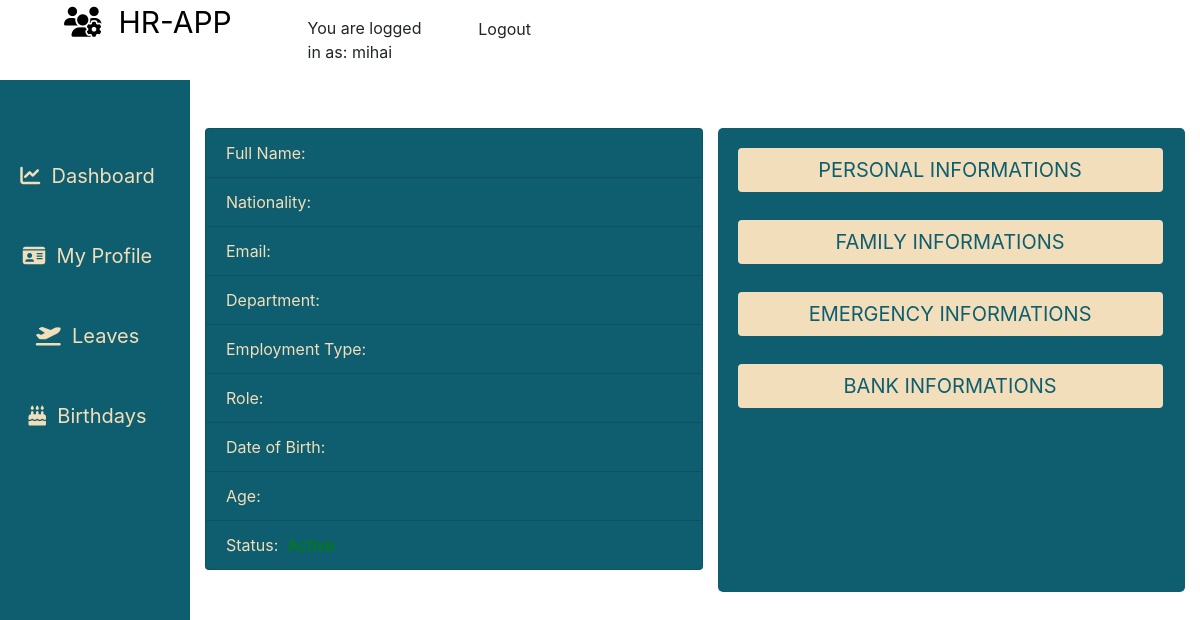
The page /employees/user-profile/ (signed in) on the database as committed earlier.
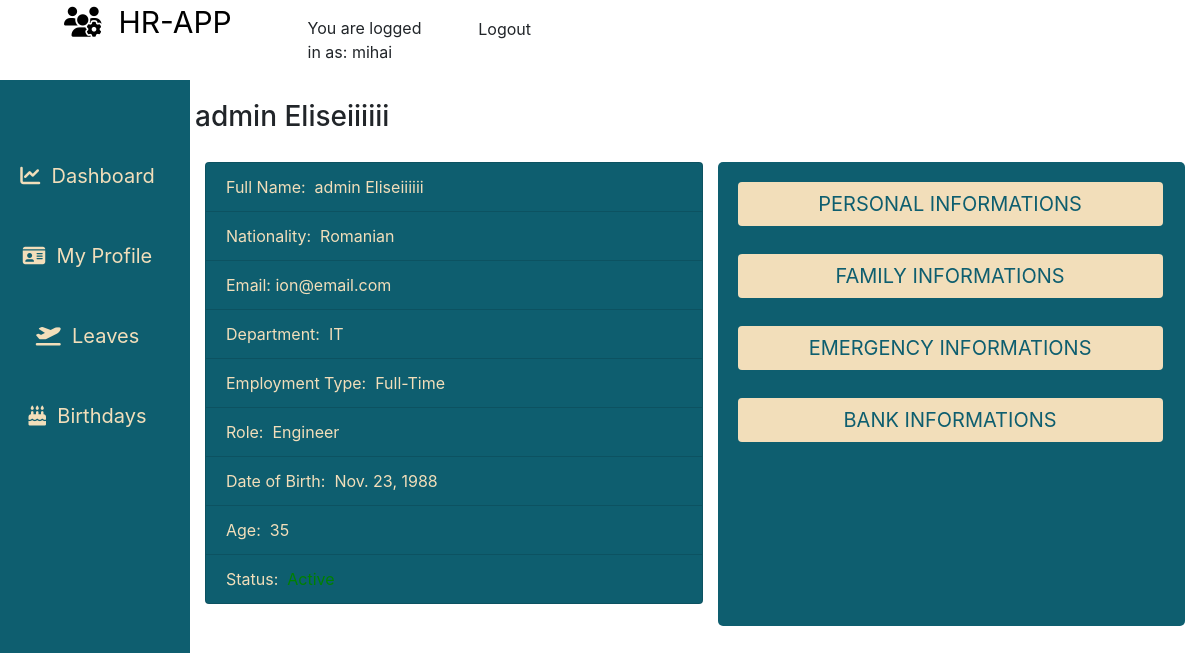
The same page on the database as committed later.
### employees/models.py (models this page shows, shortened)
class Employee(models.Model):
    MALE = 'male'
    FEMALE = 'female'
    GENDER = (
    (MALE, 'Male'),
    (FEMALE, 'Female'),
    )
    MR = 'Mr'
    MRS = 'Mrs'
    MSS = 'Mss'
    DR = 'Dr'
    SIR = 'Sir'
    MADAM = 'Madam'
    TITLE = (
    (MR, 'Mr'),
    (MRS, 'Mrs'),
    (MSS, 'Mss'),
    (DR, 'Dr'),
    (SIR, 'Sir'),
    (MADAM, 'Madam'),
    )
    FULL_TIME = 'Full-Time'
    PART_TIME = 'Part-Time'
    CONTRACT = 'Contract'
    INTERN = 'Intern'
    EMPLOYEETYPE = (
    (FULL_TIME, 'Full-Time'),
    (PART_TIME, 'Part-Time'),
    (CONTRACT, 'Contract'),
    (INTERN, 'Intern'),
    )
    MASTERS = 'Masters Degree'
    BACHELOR = 'Bachelor Degree'
    ADVANCED = 'Craft / Higher Certificate'
    LEAVING = 'Leaving Certificate'
    JUNIOR = 'Junior Certificate'
    OTHER = 'Other'
    EDUCATIONAL_LEVEL = (
    (MASTERS, 'Masters Degree'),
    (BACHELOR, 'Bachelor Degree'),
    (ADVANCED, 'Craft / Higher Certificate'),
    (LEAVING, 'Leaving Certificate'),
    (JUNIOR, 'Junior Certificate'),
    (OTHER, 'Other'),
    )
    id = models.CharField(_('Employee ID Number'), max_length=10, null=False, blank=False, primary_key=True)
    user = models.ForeignKey(User, on_delete=models.CASCADE, default=None)
    title = models.CharField(_('Title'), max_length=5, default=MR, choices=TITLE, blank=False, null=False)
    firstname = models.CharField(_('First Name'), max_length=125, null=False, blank=False)
    lastname = models.CharField(_('Last Name'), max_length=125, null=False, blank=False)
    othername = models.CharField(_('Other Name (optional)'), max_length=125, null=True, blank=True)
    sex = models.CharField(_('Gender'), max_length=9, choices=GENDER, blank=False)
    email = models.CharField(_('Email'), max_length=255, default=None, blank=False, null=False)
    tel = PhoneNumberField(null=False, blank=False, verbose_name='Phone Number', help_text= 'Enter number with Country Code Eg. +353000000000')
    birthday = models.DateField(_('Birthday'),blank=False,null=False)
    nationality = models.ForeignKey(Nationality, verbose_name=_('Nationality'), on_delete=models.SET_NULL, null=True, default=None)
    address = models.CharField(_('Address'), help_text='address of current residence', max_length=125, null=True, blank=True)
    education = models.CharField(_('Education'),help_text='Highest educational level', max_length=26, choices=EDUCATIONAL_LEVEL, blank=False, null=True)
    lastwork = models.CharField(_('Last Place of Work'), help_text='Where was the last place you worked ?', max_length=125, null=True, blank=True)
    position = models.CharField(_('Position Held'),help_text='What position where you in your last place of work ?', max_length=255, null=True, blank=True)
    department = models.ForeignKey(Department, verbose_name =_('Department'), on_delete=models.SET_NULL, null=True, default=None)
    role = models.ForeignKey(Role, verbose_name=_('Role'), on_delete=models.SET_NULL, null=True, default=None)
    startdate = models.DateField(_('Employement Date'), help_text='date of employement', blank=False, null=True)
    employeetype = models.CharField(_('Employee Type'), max_length=15, default=FULL_TIME, choices=EMPLOYEETYPE, blank=False, null=True)
    dateissued = models.DateField(_('Date Issued'), help_text='date staff id was issued', blank=False, null=True)
    created = models.DateTimeField(verbose_name=_('Created'), auto_now_add=True, null=True)
    is_blocked = models.BooleanField(_('Is Blocked'),help_text='button to toggle employee block and unblock',default=False)
    is_deleted = models.BooleanField(_('Is Deleted'),help_text='button to toggle employee deleted and undelete',default=False)
    class Meta:
        verbose_name = _('Employee')
        verbose_name_plural = _('Employees')
        ordering = ['-created']
    @property
    def get_full_name(self):
        fullname = ''
        firstname = self.firstname
        lastname = self.lastname
        othername = self.othername
        if (firstname and lastname) or othername is None:
            fullname = firstname + ' ' + lastname
            return fullname
        elif othername:
            fullname = firstname + ' ' + lastname + ' ' + othername
            return fullname
        return
    @property
    def get_age(self):
        current_year = datetime.date.today().year
        dateofbirth_year = self.birthday.year
        if dateofbirth_year:
            return current_year - dateofbirth_year
        return

class Nationality(models.Model):
    name = models.CharField(max_length=125)
    created = models.DateTimeField(verbose_name=_('Created'), auto_now_add=True)
    updated = models.DateTimeField(verbose_name=_('Updated'), auto_now=True)
    class Meta:
        verbose_name = _('Nationality')
        verbose_name_plural = _('Nationality')
        ordering = ['name', 'created']
    def __str__(self):
        return self.name

class Department(models.Model):
    name = models.CharField(max_length=125)
    description = models.CharField(max_length=125, null=True, blank=True)
    created = models.DateTimeField(verbose_name=_('Created'), auto_now_add=True)
    updated = models.DateTimeField(verbose_name=_('Updated'), auto_now=True)
    class Meta:
        verbose_name = _('Department')
        verbose_name_plural = _('Departments')
        ordering = ['name', 'created']
    def __str__(self):
        return self.name

class Role(models.Model):
    name = models.CharField(max_length=125)
    description = models.CharField(max_length=125, null=True, blank=True)
    created = models.DateTimeField(verbose_name=_('Created'), auto_now_add=True)
    updated = models.DateTimeField(verbose_name=_('Updated'), auto_now=True)
    class Meta:
        verbose_name = _('Role')
        verbose_name_plural = _('Roles')
        ordering = ['name', 'created']
    def __str__(self):
        return self.name

### employees/views.py (the view)
# urls.py: path('user-profile/', views.user_profile, name='userprofile'),
def user_profile(request):
	user = request.user
	if user.is_authenticated:
		employee = Employee.objects.filter(user = user).first()
		emergency = Emergency.objects.filter(employee = employee).first()
		relationship = Relationship.objects.filter(employee = employee).first()
		bank = Bank.objects.filter(employee = employee).first()
		dataset = dict()
		dataset['employee'] = employee
		dataset['emergency'] = emergency
		dataset['family'] = relationship
		dataset['bank'] = bank
		return render(request,'employees/user_profile.html',dataset)
	return HttpResponse("Sorry, you are not authorized to access this!")

### employees/templates/employees/user_profile.html (shortened to what this page needs)
{% extends "base.html" %}
{% load static %}
{% load crispy_forms_tags %}
{% block content %}
<div class="container-fluid">
    <div class="row flex-nowrap mt-0">
        <div class="col-auto col-md-2 col-xl-2 px-sm-2 px-0 teal-color beige-color">
            <div class="d-flex flex-column align-items-center align-items-sm-start px-3 pt-2 min-vh-100">
                <ul class="nav nav-pills flex-column mb-sm-auto mt-5 align-items-center align-items-sm-right" id="menu"
                    style="width: 100%;">
                    <li class="nav-item sidebar-item">
                        <a href="{% url 'home' %}" class="nav-link align-middle px-0">
                            <i class="fas fa-chart-line"></i><span class="ms-1 d-none d-sm-inline">&nbsp;
                                Dashboard</span>
                        </a>
                    </li>
                    <li class="nav-item sidebar-item">
                        <a href="{% url 'userprofile' %}" class="nav-link align-middle px-0">
                            <i class="fas fa-id-card"></i><span class="ms-1 d-none d-sm-inline">&nbsp; My Profile</span>
                        </a>
                    </li>
                    <li class="nav-item sidebar-item">
                        <a href="#" class="nav-link align-middle px-0">
                            <i class="fas fa-plane-departure"></i><span class="ms-1 d-none d-sm-inline">&nbsp;
                                Leaves</span>
                        </a>
                    </li>
                    <li class="nav-item sidebar-item">
                        <a href="#" class="nav-link align-middle px-0">
                            <i class="fas fa-birthday-cake"></i><span class="ms-1 d-none d-sm-inline">&nbsp;
                                Birthdays</span>
                        </a>
                    </li>
                </ul>
            </div>
        </div>
        <div class="col-10">
            <div class="row">
                <div class="row">
                    <div class="text-center" style="padding: 20px;">
                        <h3>
                            <span class="table-title">{{ employee.get_full_name }}</span>
                        </h3>
                    </div>
                </div>
            </div>
            <div class="container">
                <div class="row scroll-form">
                    <div class="col-md-6 col-sm-6" style="margin: 0; padding: 0;">
                        <div class="text-centered">
                            <ul class="list-group text-medium">
                                <li class="list-group-item teal-color beige-color profile-list">
                                    <span>Full Name:</span>&nbsp;&nbsp;{{ employee.get_full_name }}
                                </li>
                                <li class="list-group-item  teal-color beige-color profile-list">
                                    <span>Nationality:</span>&nbsp;&nbsp;{{ employee.nationality}}
                                </li>
                                <li class="list-group-item  teal-color beige-color profile-list">
                                    <span>Email:</span>&nbsp;{{ employee.email}}
                                </li>
                                <li class="list-group-item  teal-color beige-color profile-list ">
                                    <span>Department:</span>&nbsp;&nbsp;{{ employee.department}}
                                </li>
                                <li class="list-group-item  teal-color beige-color profile-list">
                                    <span>Employment Type:</span>&nbsp;&nbsp;{{ employee.employeetype}}
                                </li>
                                <li class="list-group-item  teal-color beige-color profile-list">
                                    <span>Role:</span>&nbsp;&nbsp;{{ employee.role}}
                                </li>
                                <li class="list-group-item  teal-color beige-color profile-list">
                                    <span>Date of Birth:</span>&nbsp;&nbsp;{{ employee.birthday}}
                                </li>
                                <li class="list-group-item  teal-color beige-color profile-list">
                                    <span>Age:</span>&nbsp;&nbsp;{{ employee.get_age }}
                                </li>
                                {% if employee.is_blocked %}
                                <li class="list-group-item  teal-color beige-color profile-list">
                                    <span>Status:</span>&nbsp;&nbsp;<span style="color: red;">Inactive</span>
                                </li>
                                {% else %}
                                <li class="list-group-item  teal-color beige-color profile-list">
                                    <span>Status:</span>&nbsp;&nbsp;<span style="color: green;">Active</span>
                                </li>
                                {% endif %}
                            </ul>
                        </div>
                    </div>
                    <div class="col-md-6 col-sm-6">
                        <div class="container teal-color no-scroll"
                            style="margin: 0; padding: 10px; border-radius: 5px; height: 58vh; overflow: scroll;">
                            <div class="accordion" id="accordionExample" style="background-color: transparent;">
                                <div class="accordion-item" style="background-color: transparent; border: none;">
                                    <h2 class="accordion-header" id="headingOne">
                                        <button class="btn accordion-button btn-profile" data-toggle="collapse" href="#collapseOne" role="button" aria-expanded="true" aria-controls="collapseOne">
                                            PERSONAL INFORMATIONS
                                        </button>
                                    </h2>
                                    <div id="collapseOne" class="accordion-collapse collapse"
                                        aria-labelledby="headingOne" data-bs-parent="#accordionExample">
                                        <div class="accordion-body">
                                            <div class="container-fluid">
                                                <div class="row">
                                            </div>
                                        </div>
                                    </div>
                                </div>
                                <div class="accordion-item" style="background-color: transparent; border: none;">
                                    <h2 class="accordion-header" id="headingTwo">
                                        <button class="btn accordion-button btn-profile" data-toggle="collapse" href="#collapseTwo" role="button" aria-expanded="false" aria-controls="collapseTwo">
                                            FAMILY INFORMATIONS
                                        </button>
                                    </h2>
                                <div class="accordion-item" style="background-color: transparent; border: none;">
                                    <h2 class="accordion-header" id="headingThree">
                                        <button class="btn accordion-button btn-profile" data-toggle="collapse" href="#collapseThree" role="button" aria-expanded="false" aria-controls="collapseThree">
                                            EMERGENCY INFORMATIONS
                                        </button>
                                    </h2>
                                <div class="accordion-item" style="background-color: transparent; border: none;">
                                    <h2 class="accordion-header" id="headingFour">
                                        <button class="btn accordion-button btn-profile" data-toggle="collapse" href="#collapseFour" role="button" aria-expanded="false" aria-controls="collapseFour">
                                            BANK INFORMATIONS
                                        </button>
                                    </h2>
                            </div>
                        </div>
                    </div>
                </div>
            </div>
        </div>
    </div>
</div>
{% endblock %}

### templates/base.html (shortened to what this page needs)
{% load static %}
<!doctype html>
<html lang="en">
<head>
    {% block corecss %}
    <link rel="stylesheet" href="https://stackpath.bootstrapcdn.com/bootstrap/4.4.1/css/bootstrap.min.css"
>
    <link rel="stylesheet" href="{% static 'css/base.css' %}">
    <link rel="stylesheet" href="https://cdn.jsdelivr.net/npm/flatpickr/dist/flatpickr.min.css">
    {% endblock %}
<body>
    <header class="container-fluid">
        <div class="row">
            <div class="col-{% if user.is_authenticated %}3{% else %}9{% endif %}">
                <div class="mx-3 pl-5">
                    <a href="#" class="main-logo-link logo-font text-black main-logo">
                        {% block navbar-content %}
                        <i class="fas fa-users-cog"></i>&nbsp;&nbsp;HR-APP
                        {% endblock navbar-content %}
                    </a>
                </div>
            </div>
            <div class="col-3">
                {% if user.is_authenticated %}
                <div class="row ">
                    <div class="col-6 ">
                        <p class="pt-3">You are logged in as: <span>{{ request.user }}</span></p>
                    </div>
                    <div class="col-6">
                        <a href="{% url 'account_logout' %}" class="btn btn-md p-3" id="btn-nav">Logout</a>
                    </div>
                </div>
                {% else %}
                <a href="{% url 'account_login' %}" class="btn btn-md" id="btn-nav">Login</a>
                {% endif %}
            </div>
        </div>
    </header>
    {% block content %}
    {% endblock %}
</body>
</html>

Rows that differ between the two databases and show on the page:
added Employee: get_full_name "admin Eliseiiiiii", nationality "Romanian", email "ion@email.com", department "IT", employeetype "Full-Time", role "Engineer", birthday "Nov. 23, 1988", get_age "35"
